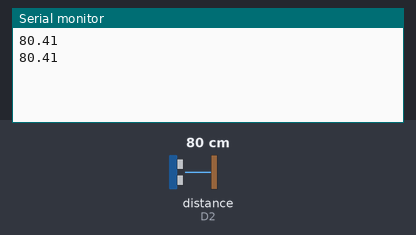
Recording of a sketch running on a simulated ESP8266 (NodeMCU). Shown: the last lines printed to the serial monitor. Wiring (inferred from the names in the program): ultrasonic range finder: trigger D1; echo D2. The inputs (shaded band) are chosen by the test bench; at power-on: distance to the obstacle (sensor on D2) 80 cm. The echo pulse lasts 58.3 µs per cm.

Above: at 2.8 s.
2.9 s: distance to the obstacle (sensor on D2) set to 2 cm
At 4.8 s:
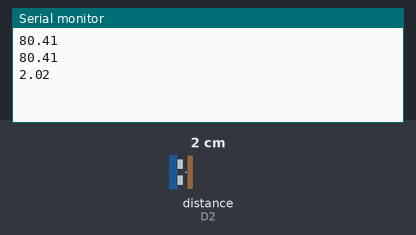
5.6 s: distance to the obstacle (sensor on D2) set to 4 cm
At 7.5 s:
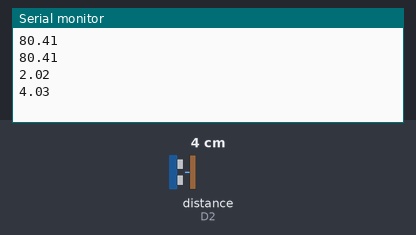
Timing chart, 0 to 9.0 s (numbered marks = the images above; inputs shaded):
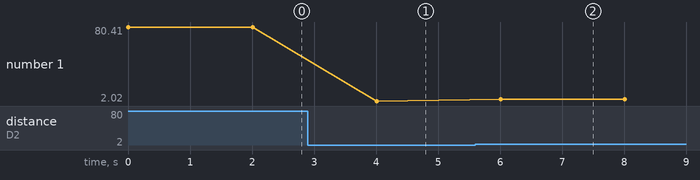

Measured:
- after the input at 2.9 s, the serial monitor: prints a new line after 1.1 s (image 1)
- after the input at 5.6 s, the serial monitor: prints a new line after 0.41 s (image 2)
- plotted number 1: 80.41 → 2.02 after the input at 2.9 s, 2.02 → 4.03 after the input at 5.6 s

The sketch:

distance.ino
```cpp
const int trig = D1;
const int echo = D2;
void setup() {
  // put your setup code here, to run once:
   Serial.begin(115200);
  pinMode(trig, OUTPUT);
  pinMode(echo, INPUT);
}

void loop() {
    pinMode(trig,OUTPUT);
    digitalWrite(trig,LOW);
    delayMicroseconds(2);
    digitalWrite(trig,HIGH);
    delayMicroseconds(10);
    digitalWrite(trig,LOW);
    pinMode(echo, INPUT);
    Serial.println(pulseIn(echo,HIGH,30000)/58.0);
    delay(2000);

}
  float getDistance(int trig,int echo){
    pinMode(trig,OUTPUT);
    digitalWrite(trig,LOW);
    delayMicroseconds(2);
    digitalWrite(trig,HIGH);
    delayMicroseconds(10);
    digitalWrite(trig,LOW);
    pinMode(echo, INPUT);
    return pulseIn(echo,HIGH);
}
```
